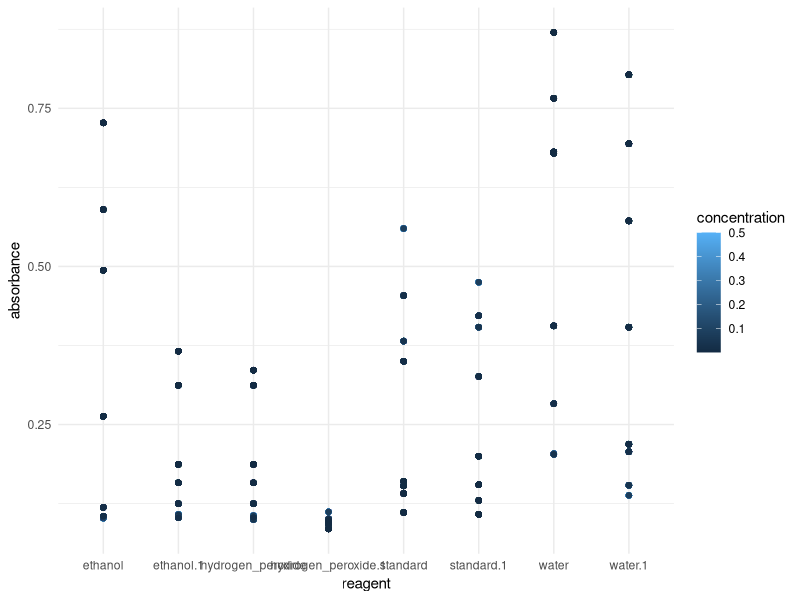

Generate this figure with R:
library(tidyverse)
library(broom)
library(dplyr)

dat <- read.csv("plate_reading_2.csv")
names(dat)



dat_1 <- dat %>% 
  rename_with(~ sub("//.//d+$", "", .x)) %>%
  pivot_longer(cols = c("Cell_count", "Cell_count.1", "Cell_count.2", 
                        "Cell_count.3", "Cell_count.4", "Cell_count.5", 
                        "Cell_count.6", "Cell_count.7"), 
               names_to = "Measurement", 
               values_to = "cell_count")

dat_2 <- dat_1 %>% 
  rename_with(~ sub("//.//d+$", "", .x)) %>%
  pivot_longer(cols = c("standard", "standard.1", "water", "water.1", 
                        "ethanol", "ethanol.1", "hydrogen_peroxide", 
                        "hydrogen_peroxide.1"), 
               names_to = "reagent", 
               values_to = "absorbance")

dat_3 <- dat_2 %>% 
  pivot_longer(cols = c("Concentration", "Concentration.1", 
                        "Concentration.2", "Concentration.3", 
                        "Concentration.4", "Concentration.5"), 
               names_to = "concentration.1", 
               values_to = "concentration")

dat_cleaned <- dat_3 %>% 
  select("Well", 
         "cell_count", 
         "reagent", 
         "absorbance", 
         "concentration")


?kable_styling

dat_cleaned %>% 
  ggplot(aes(x = reagent, 
             y = absorbance, 
             color = concentration)) + 
  geom_point() + 
  theme_minimal()
